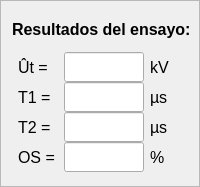
     <widget class="QFrame" name="bloque_resultados_del_ensayo">
      <property name="minimumSize">
       <size>
        <width>200</width>
        <height>187</height>
       </size>
      </property>
      <property name="maximumSize">
       <size>
        <width>200</width>
        <height>187</height>
       </size>
      </property>
      <property name="font">
       <font>
        <family>Segoe UI</family>
        <pointsize>12</pointsize>
       </font>
      </property>
      <property name="styleSheet">
       <string notr="true">background-color: rgb(247, 242, 222);

QLineEdit:{
					background-color: rgb(255, 225, 225);}</string>
      </property>
      <property name="frameShape">
       <enum>QFrame::Shape::StyledPanel</enum>
      </property>
      <property name="frameShadow">
       <enum>QFrame::Shadow::Raised</enum>
      </property>
      <layout class="QGridLayout" name="gridLayout_18">
       <item row="0" column="0">
        <widget class="QLabel" name="resultados_del_ensayo">
         <property name="minimumSize">
          <size>
           <width>180</width>
           <height>30</height>
          </size>
         </property>
         <property name="maximumSize">
          <size>
           <width>180</width>
           <height>30</height>
          </size>
         </property>
         <property name="font">
          <font>
           <family>Segoe UI</family>
           <pointsize>12</pointsize>
           <bold>true</bold>
          </font>
         </property>
         <property name="text">
          <string>Resultados del ensayo:</string>
         </property>
        </widget>
       </item>
       <item row="1" column="0">
        <layout class="QGridLayout" name="grilla_resultados_del_ensayo">
         <property name="spacing">
          <number>0</number>
         </property>
         <item row="0" column="0">
          <widget class="QLabel" name="v_etiqueta">
           <property name="enabled">
            <bool>true</bool>
           </property>
           <property name="minimumSize">
            <size>
             <width>40</width>
             <height>30</height>
            </size>
           </property>
           <property name="maximumSize">
            <size>
             <width>40</width>
             <height>30</height>
            </size>
           </property>
           <property name="font">
            <font>
             <family>Segoe UI</family>
             <pointsize>12</pointsize>
            </font>
           </property>
           <property name="text">
            <string>Ût =</string>
           </property>
          </widget>
         </item>
         <item row="0" column="1">
          <widget class="QLineEdit" name="v_valor">
           <property name="minimumSize">
            <size>
             <width>80</width>
             <height>30</height>
            </size>
           </property>
           <property name="maximumSize">
            <size>
             <width>80</width>
             <height>30</height>
            </size>
           </property>
           <property name="font">
            <font>
             <family>Segoe UI</family>
             <pointsize>12</pointsize>
            </font>
           </property>
           <property name="styleSheet">
            <string notr="true"/>
           </property>
           <property name="readOnly">
            <bool>true</bool>
           </property>
          </widget>
         </item>
         <item row="0" column="2">
          <widget class="QLabel" name="v_unidad">
           <property name="minimumSize">
            <size>
             <width>30</width>
             <height>30</height>
            </size>
           </property>
           <property name="maximumSize">
            <size>
             <width>30</width>
             <height>30</height>
            </size>
           </property>
           <property name="font">
            <font>
             <family>Segoe UI</family>
             <pointsize>12</pointsize>
            </font>
           </property>
           <property name="text">
            <string>kV</string>
           </property>
           <property name="alignment">
            <set>Qt::AlignmentFlag::AlignLeading|Qt::AlignmentFlag::AlignLeft|Qt::AlignmentFlag::AlignVCenter</set>
           </property>
          </widget>
         </item>
         <item row="1" column="0">
          <widget class="QLabel" name="t1_etiqueta">
           <property name="minimumSize">
            <size>
             <width>40</width>
             <height>30</height>
            </size>
           </property>
           <property name="maximumSize">
            <size>
             <width>40</width>
             <height>30</height>
            </size>
           </property>
           <property name="font">
            <font>
             <family>Segoe UI</family>
             <pointsize>12</pointsize>
            </font>
           </property>
           <property name="text">
            <string>T1 =</string>
           </property>
          </widget>
         </item>
         <item row="1" column="1">
          <widget class="QLineEdit" name="t1_valor">
           <property name="minimumSize">
            <size>
             <width>80</width>
             <height>30</height>
            </size>
           </property>
           <property name="maximumSize">
            <size>
             <width>80</width>
             <height>30</height>
            </size>
           </property>
           <property name="font">
            <font>
             <family>Segoe UI</family>
             <pointsize>12</pointsize>
            </font>
           </property>
           <property name="styleSheet">
            <string notr="true"/>
           </property>
           <property name="readOnly">
            <bool>true</bool>
           </property>
          </widget>
         </item>
         <item row="1" column="2">
          <widget class="QLabel" name="t1_unidad">
           <property name="minimumSize">
            <size>
             <width>30</width>
             <height>30</height>
            </size>
           </property>
           <property name="maximumSize">
            <size>
             <width>30</width>
             <height>30</height>
            </size>
           </property>
           <property name="font">
            <font>
             <family>Segoe UI</family>
             <pointsize>12</pointsize>
            </font>
           </property>
           <property name="text">
            <string>µs</string>
           </property>
           <property name="alignment">
            <set>Qt::AlignmentFlag::AlignLeading|Qt::AlignmentFlag::AlignLeft|Qt::AlignmentFlag::AlignVCenter</set>
           </property>
          </widget>
         </item>
         <item row="2" column="0">
          <widget class="QLabel" name="t2_etiqueta">
           <property name="minimumSize">
            <size>
             <width>40</width>
             <height>30</height>
            </size>
           </property>
           <property name="maximumSize">
            <size>
             <width>40</width>
             <height>30</height>
            </size>
           </property>
           <property name="font">
            <font>
             <family>Segoe UI</family>
             <pointsize>12</pointsize>
            </font>
           </property>
           <property name="text">
            <string>T2 =</string>
           </property>
          </widget>
         </item>
         <item row="2" column="1">
          <widget class="QLineEdit" name="t2_valor">
           <property name="minimumSize">
            <size>
             <width>80</width>
             <height>30</height>
            </size>
           </property>
           <property name="maximumSize">
            <size>
             <width>80</width>
             <height>30</height>
            </size>
           </property>
           <property name="font">
            <font>
             <family>Segoe UI</family>
             <pointsize>12</pointsize>
            </font>
           </property>
           <property name="styleSheet">
            <string notr="true"/>
           </property>
           <property name="readOnly">
            <bool>true</bool>
           </property>
          </widget>
         </item>
         <item row="2" column="2">
          <widget class="QLabel" name="t2_unidad">
           <property name="minimumSize">
            <size>
             <width>30</width>
             <height>30</height>
            </size>
           </property>
           <property name="maximumSize">
            <size>
             <width>30</width>
             <height>30</height>
            </size>
           </property>
           <property name="font">
            <font>
             <family>Segoe UI</family>
             <pointsize>12</pointsize>
            </font>
           </property>
           <property name="text">
            <string>µs</string>
           </property>
           <property name="alignment">
            <set>Qt::AlignmentFlag::AlignLeading|Qt::AlignmentFlag::AlignLeft|Qt::AlignmentFlag::AlignVCenter</set>
           </property>
          </widget>
         </item>
         <item row="3" column="0">
          <widget class="QLabel" name="os_etiqueta">
           <property name="minimumSize">
            <size>
             <width>40</width>
             <height>30</height>
            </size>
           </property>
           <property name="maximumSize">
            <size>
             <width>40</width>
             <height>30</height>
            </size>
           </property>
           <property name="font">
            <font>
             <family>Segoe UI</family>
             <pointsize>12</pointsize>
            </font>
           </property>
           <property name="text">
            <string>OS =</string>
           </property>
          </widget>
         </item>
         <item row="3" column="1">
          <widget class="QLineEdit" name="os_valor">
           <property name="minimumSize">
            <size>
             <width>80</width>
             <height>30</height>
            </size>
           </property>
           <property name="maximumSize">
            <size>
             <width>80</width>
             <height>30</height>
            </size>
           </property>
           <property name="font">
            <font>
             <family>Segoe UI</family>
             <pointsize>12</pointsize>
            </font>
           </property>
           <property name="styleSheet">
            <string notr="true"/>
           </property>
           <property name="readOnly">
            <bool>true</bool>
           </property>
          </widget>
         </item>
         <item row="3" column="2">
          <widget class="QLabel" name="os_unidad">
           <property name="minimumSize">
            <size>
             <width>30</width>
             <height>30</height>
            </size>
           </property>
           <property name="maximumSize">
            <size>
             <width>30</width>
             <height>30</height>
            </size>
           </property>
           <property name="font">
            <font>
             <family>Segoe UI</family>
             <pointsize>12</pointsize>
            </font>
           </property>
           <property name="text">
            <string>%</string>
           </property>
           <property name="alignment">
            <set>Qt::AlignmentFlag::AlignLeading|Qt::AlignmentFlag::AlignLeft|Qt::AlignmentFlag::AlignVCenter</set>
           </property>
          </widget>
         </item>
        </layout>
       </item>
      </layout>
     </widget>
